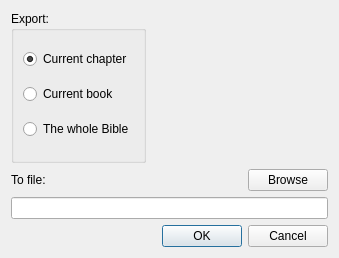
<ui version="4.0" >
 <class>Dialog</class>
 <widget class="QDialog" name="Dialog" >
  <property name="geometry" >
   <rect>
    <x>0</x>
    <y>0</y>
    <width>339</width>
    <height>258</height>
   </rect>
  </property>
  <property name="windowTitle" >
   <string>Export as .html file</string>
  </property>
  <layout class="QGridLayout" name="gridLayout" >
   <item row="0" column="0" colspan="3" >
    <widget class="QGroupBox" name="groupBox" >
     <property name="sizePolicy" >
      <sizepolicy vsizetype="Preferred" hsizetype="Fixed" >
       <horstretch>0</horstretch>
       <verstretch>0</verstretch>
      </sizepolicy>
     </property>
     <property name="title" >
      <string>Export:</string>
     </property>
     <layout class="QVBoxLayout" name="verticalLayout" >
      <item>
       <widget class="QRadioButton" name="radioButton" >
        <property name="text" >
         <string>Current chapter</string>
        </property>
        <property name="checked" >
         <bool>true</bool>
        </property>
       </widget>
      </item>
      <item>
       <widget class="QRadioButton" name="radioButton_2" >
        <property name="text" >
         <string>Current book</string>
        </property>
       </widget>
      </item>
      <item>
       <widget class="QRadioButton" name="radioButton_3" >
        <property name="text" >
         <string>The wholе Bible</string>
        </property>
       </widget>
      </item>
     </layout>
    </widget>
   </item>
   <item row="1" column="0" >
    <widget class="QLabel" name="label" >
     <property name="text" >
      <string>To file:</string>
     </property>
    </widget>
   </item>
   <item row="2" column="0" colspan="3" >
    <widget class="QLineEdit" name="lineEdit" />
   </item>
   <item row="3" column="0" colspan="3" >
    <widget class="QDialogButtonBox" name="buttonBox" >
     <property name="orientation" >
      <enum>Qt::Horizontal</enum>
     </property>
     <property name="standardButtons" >
      <set>QDialogButtonBox::Cancel|QDialogButtonBox::Ok</set>
     </property>
     <property name="centerButtons" >
      <bool>false</bool>
     </property>
    </widget>
   </item>
   <item row="1" column="2" >
    <widget class="QPushButton" name="pushButton" >
     <property name="sizePolicy" >
      <sizepolicy vsizetype="Fixed" hsizetype="Fixed" >
       <horstretch>0</horstretch>
       <verstretch>0</verstretch>
      </sizepolicy>
     </property>
     <property name="text" >
      <string>Browse</string>
     </property>
    </widget>
   </item>
  </layout>
 </widget>
 <resources/>
 <connections>
  <connection>
   <sender>buttonBox</sender>
   <signal>accepted()</signal>
   <receiver>Dialog</receiver>
   <slot>accept()</slot>
   <hints>
    <hint type="sourcelabel" >
     <x>248</x>
     <y>254</y>
    </hint>
    <hint type="destinationlabel" >
     <x>157</x>
     <y>274</y>
    </hint>
   </hints>
  </connection>
  <connection>
   <sender>buttonBox</sender>
   <signal>rejected()</signal>
   <receiver>Dialog</receiver>
   <slot>reject()</slot>
   <hints>
    <hint type="sourcelabel" >
     <x>316</x>
     <y>260</y>
    </hint>
    <hint type="destinationlabel" >
     <x>286</x>
     <y>274</y>
    </hint>
   </hints>
  </connection>
 </connections>
</ui>
